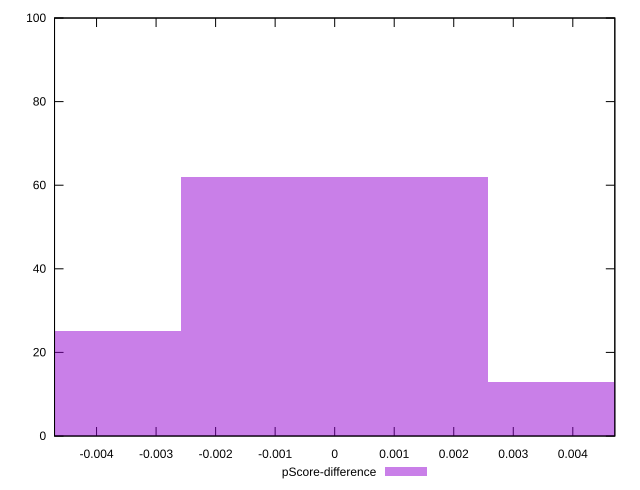

This figure's gnuplot source:
reset

$pScoreDifference <<EOF
0.005156162100452986 13
0 62
-0.005156162100452986 25
EOF

set key outside below
set boxwidth 0.005156162100452986
set xrange [-0.004705882352941171:0.004705882352941171]
set yrange [0:100]
set trange [0:100]
set style fill transparent solid 0.5 noborder
set terminal svg size 640, 490 enhanced background rgb 'white'
set output "reprap/uses-webp-images/samples/pages+cached+noexternal+nomedia+nocss/pScore-difference/histogram.svg"

plot $pScoreDifference title "pScore-difference" with boxes

reset
